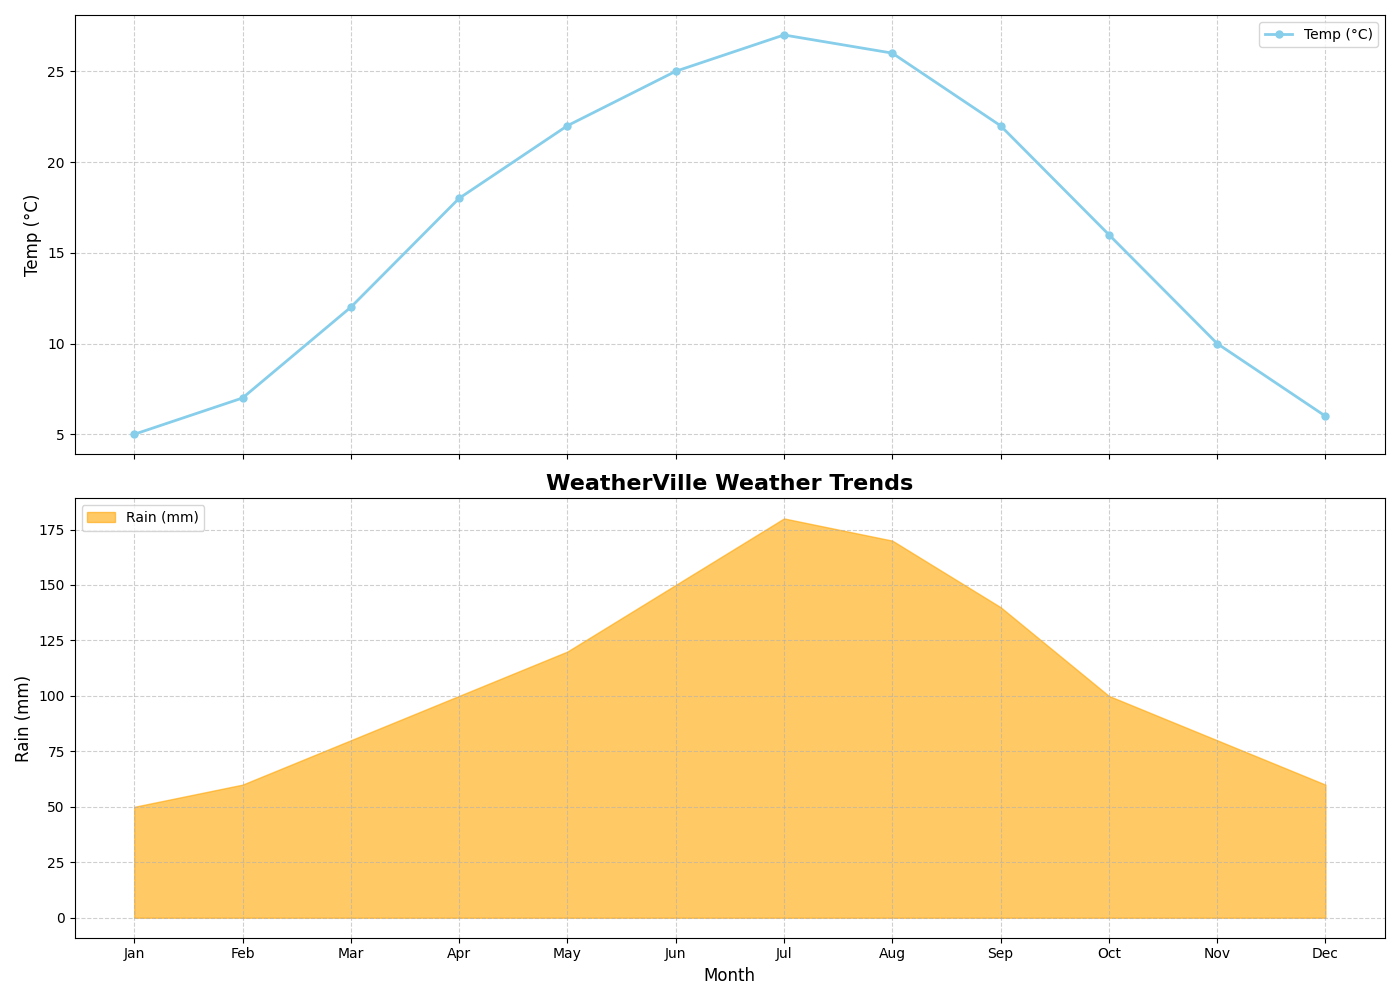

Recreate this plot in Python.
import matplotlib.pyplot as plt
import numpy as np

months = np.array(['Jan', 'Feb', 'Mar', 'Apr', 'May', 'Jun', 'Jul', 'Aug', 'Sep', 'Oct', 'Nov', 'Dec'])
rainfall = [50, 60, 80, 100, 120, 150, 180, 170, 140, 100, 80, 60]
temperature = [5, 7, 12, 18, 22, 25, 27, 26, 22, 16, 10, 6]

fig, (ax2, ax1) = plt.subplots(2, 1, figsize=(14, 10), sharex=True)

ax2.plot(months, temperature, color='skyblue', marker='o', linestyle='-', linewidth=2, markersize=5, label='Temp (°C)')
ax2.set_ylabel('Temp (°C)', fontsize=12)
ax2.legend(loc='upper right')
ax2.grid(True, which='both', linestyle='--', alpha=0.6)

ax1.fill_between(months, rainfall, color='orange', alpha=0.6, label='Rain (mm)')
ax1.set_xlabel('Month', fontsize=12)
ax1.set_ylabel('Rain (mm)', fontsize=12)
ax1.set_title('WeatherVille Weather Trends', fontsize=16, fontweight='bold')
ax1.legend(loc='upper left')
ax1.grid(True, which='both', linestyle='--', alpha=0.6)

plt.tight_layout()
plt.show()
